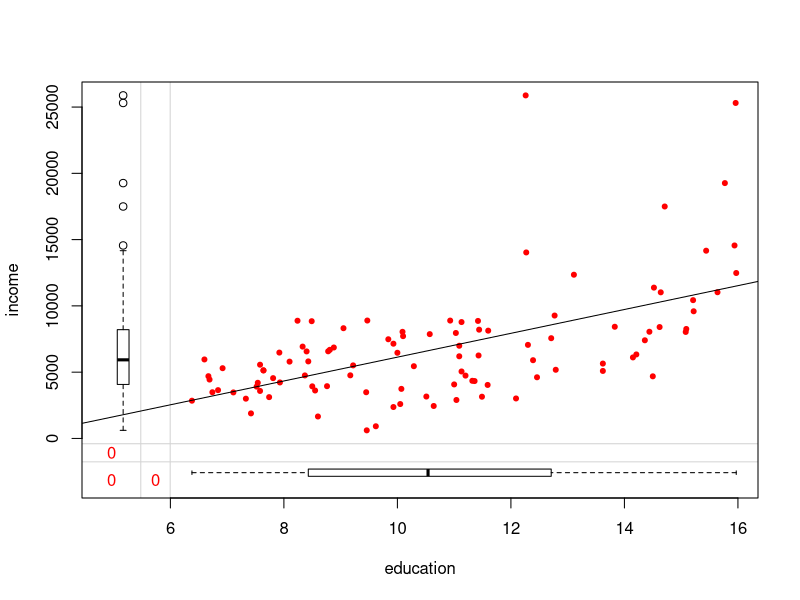
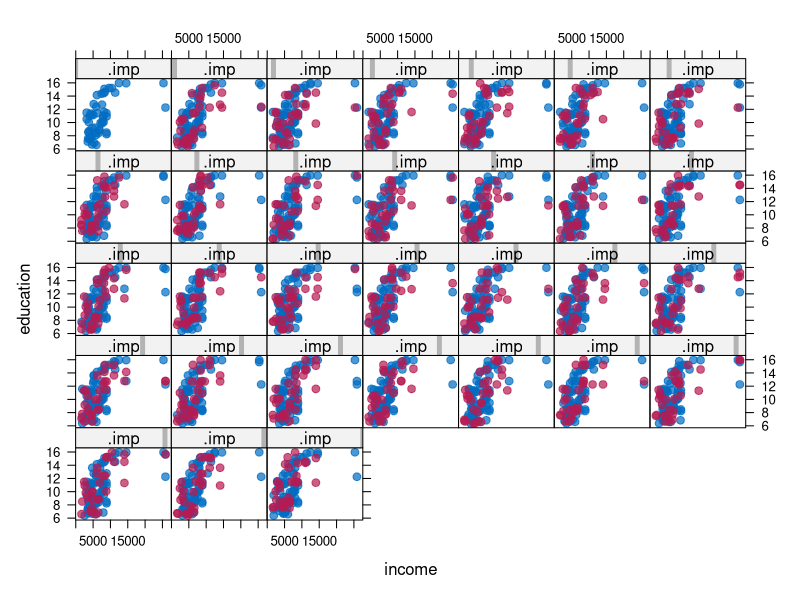
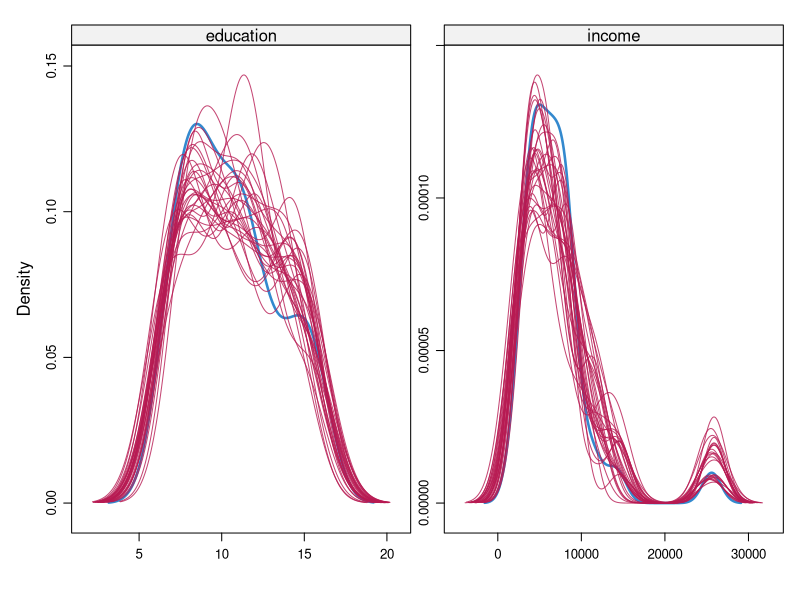

The R script that drew these images, in order:
# February 21 In Class Notes

library(mice)
library(VIM)
library(car)

raw_data <- Prestige
head(raw_data)
summary(raw_data)

# Plot all incomes and educations
marginplot(raw_data[, c('education', 'income')], pch=20, col=c('red'))

# Model linearly, want r^2 to be near 1, this is low (0.3336)
lm_model <- lm(income ~ education, data = raw_data)
abline(lm_model)
summary(lm_model)

mean(raw_data$income)

# Introduce some missing data
test_data <- raw_data
test_data[sample(1:nrow(test_data), 30), 'education'] <- NA
test_data[sample(1:nrow(test_data), 30), 'income'] <- NA

# Impute the data
imputed_data <- mice(test_data, m=30, maxit=40)
imp_1 <- complete(imputed_data, 1)

# Compare the original and new data
summary(raw_data)
summary(imp_1)
imputed_data$method

# Show each iteration of the imputation
xyplot(imputed_data, education~income | .imp, pch=20, cex=1.4)
densityplot(imputed_data)

# Imputed data to fit linear model
lm_imputed <- with(imputed_data, lm(income~education))
summary(lm_imputed)

combined_model <- pool(lm_imputed)
summary(combined_model)

# This is forcing the data to fit a linear model, even though it does
# This is inflicting our own bias on how the data should be linear
# It is not the fault of the computer that it wouldn't fit
# We should ensure we never add our own biases
